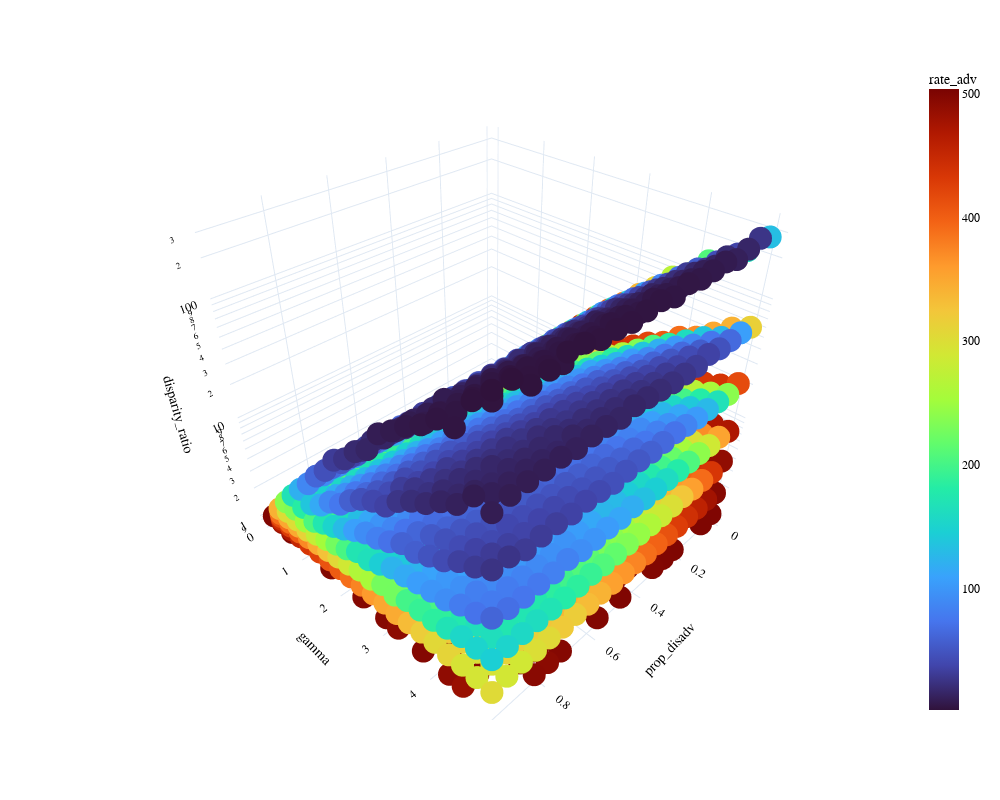

Notebook source saved alongside this figure:
### Code cell
from core.visualization.base_plots import create_3d_scatter
import plotly.express as px

fig = create_3d_scatter(simulation_results, 
                  x_col='prop_disadv',
                  y_col='gamma',
                  z_col='disparity_ratio',
                  color_col='rate_adv',
                  # color_col=simulation_results['target_avg_rate'].astype(str),
                  color_continuous_scale='Turbo',
                  # color_continuous_midpoint=0.5,
                  # opacity=1-simulation_results['normalized_disparity_index'],
                  hover_data=simulation_results.columns.tolist(),
                  # log_y = True,
                  log_z=True
                  )

# Get the marker colors from the existing traces
marker_colors = fig.data[0].marker.color

# Create rgba colors with opacity based on bias parameter
# rgba_colors = [f'rgba({int(c[0]*255)}, {int(c[1]*255)}, {int(c[2]*255)}, {1-bp})' 
#                for c, bp in zip(px.colors.convert_colors_to_same_type(marker_colors)[0], 
#                               simulation_results['normalized_disparity_index'])]

# fig.update_traces(
#     marker=dict(color=rgba_colors)
# )

fig.show()

### Figure 1 — Plotly figure (JSON) as saved in the notebook; plotly's stock layout.template omitted (floating-point values rounded to 4 significant figures; data arrays with more than 128 entries replaced by an {"elided": "..."} marker saying what was removed)
{"data": [{"customdata": {"elided": "2596x20 mixed values"}, "hovertemplate": "prop_disadv=%{x}<br>gamma=%{y}<br>disparity_ratio=%{z}<br>p=%{customdata[0]}<br>mu_disadv=%{customdata[1]}<br>z_position_gap=%{customdata[2]}<br>c_disadv=%{customdata[3]}<br>c_adv=%{customdata[4]}<br>sample_size=%{customdata[5]}<br>normalized=%{customdata[6]}<br>target_avg_rate=%{customdata[7]}<br>pop_avg=%{customdata[8]}<br>rate_adv=%{marker.color}<br>rate_disadv=%{customdata[10]}<br>rate_difference=%{customdata[11]}<br>bias_parameter=%{customdata[12]}<br>odds_ratio=%{customdata[13]}<br>disadv_delta_from_avg=%{customdata[14]}<br>adv_delta_from_avg=%{customdata[15]}<br>disadv_delta_from_avg_percent=%{customdata[16]}<br>adv_delta_from_avg_percent=%{customdata[17]}<br>disparity_ratio_rounded=%{customdata[18]}<br>disparity_ratio_label=%{customdata[19]}<extra></extra>", "legendgroup": "", "marker": {"color": {"elided": "2596 float values"}, "coloraxis": "coloraxis", "symbol": "circle"}, "mode": "markers", "name": "", "scene": "scene", "showlegend": false, "type": "scatter3d", "x": {"elided": "2596 float values"}, "y": {"elided": "2596 float values"}, "z": {"elided": "2596 float values"}}], "layout": {"coloraxis": {"colorbar": {"title": {"text": "rate_adv"}}, "colorscale": [[0, "#30123b"], [0.07143, "#4145ab"], [0.1429, "#4675ed"], [0.2143, "#39a2fc"], [0.2857, "#1bcfd4"], [0.3571, "#24eca6"], [0.4286, "#61fc6c"], [0.5, "#a4fc3b"], [0.5714, "#d1e834"], [0.6429, "#f3c63a"], [0.7143, "#fe9b2d"], [0.7857, "#f36315"], [0.8571, "#d93806"], [0.9286, "#b11901"], [1, "#7a0402"]]}, "font": {"color": "black", "family": "Times New Roman", "size": 12}, "height": 800, "legend": {"orientation": "h", "title": {"font": {"size": 12}, "side": "top"}, "tracegroupgap": 0, "x": 0.5, "xanchor": "center", "y": -0.2, "yanchor": "bottom"}, "margin": {"t": 60}, "scene": {"domain": {"x": [0, 1], "y": [0, 1]}, "xaxis": {"title": {"text": "prop_disadv"}}, "yaxis": {"title": {"text": "gamma"}}, "zaxis": {"title": {"text": "disparity_ratio"}, "type": "log"}}, "title": {"font": {"size": 16}, "x": 0.5, "xanchor": "center"}, "width": 1000}}
